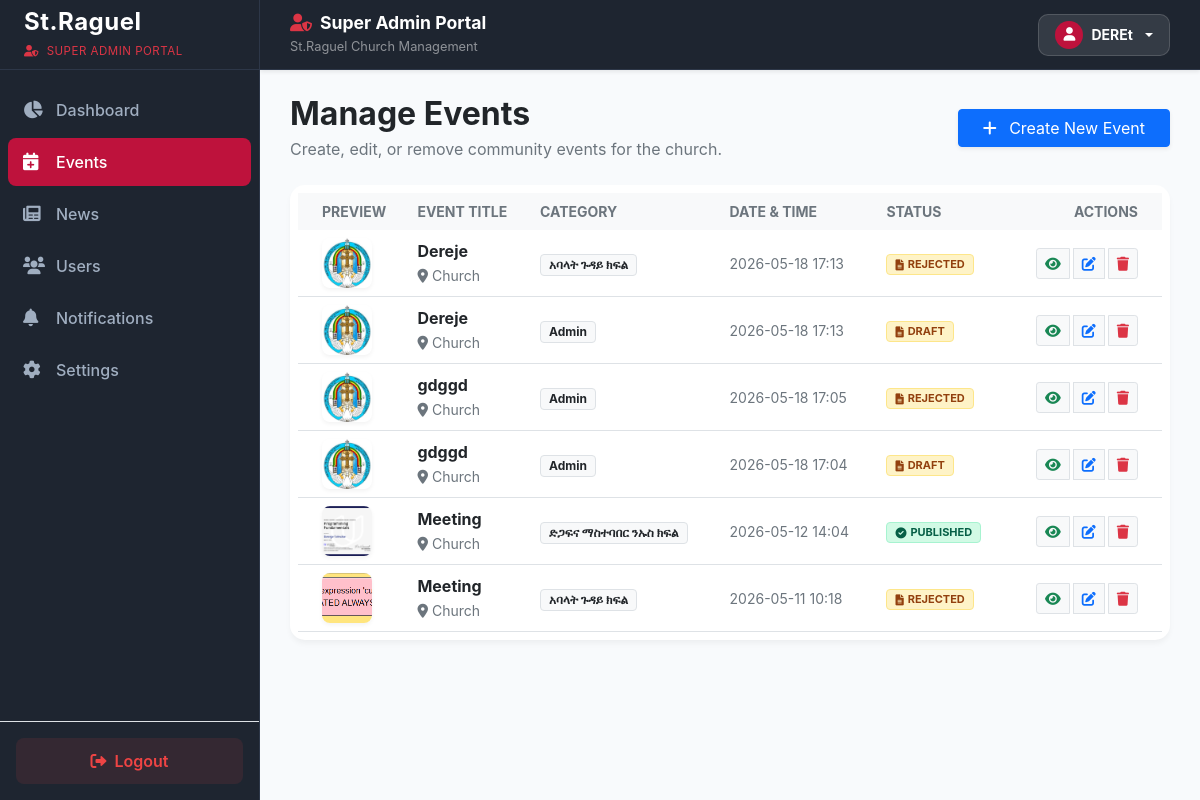
The app's page /Super_Admin/admin-events.php (signed in) with its own data.
### tables this page shows
CREATE TABLE `users` (
  `id` int(11) NOT NULL,
  `first_name` varchar(50) NOT NULL,
  `last_name` varchar(50) NOT NULL,
  `email` varchar(100) NOT NULL,
  `password` varchar(255) NOT NULL,
  `role` enum('Admin','Editor','Super Admin') DEFAULT 'Admin',
  `photo` varchar(255) DEFAULT 'default_avatar.png',
  `status` enum('active','inactive') DEFAULT 'active',
  `last_seen` datetime DEFAULT NULL,
  `created_at` timestamp NOT NULL DEFAULT current_timestamp(),
  `category` varchar(255) NOT NULL DEFAULT 'None'
);

CREATE TABLE `events` (
  `id` int(11) NOT NULL,
  `user_name` varchar(100) NOT NULL,
  `title` varchar(255) NOT NULL,
  `event_date` date NOT NULL,
  `link` varchar(255) DEFAULT NULL,
  `description` text DEFAULT NULL,
  `image` varchar(255) NOT NULL,
  `status` enum('published','draft','rejected') NOT NULL DEFAULT 'draft',
  `created_at` timestamp NOT NULL DEFAULT current_timestamp(),
  `Location` varchar(255) NOT NULL,
  `Time` time NOT NULL,
  `category` varchar(255) NOT NULL
);

### Super_Admin/admin-events.php (the view, shortened to what this page needs)
<?php
include 'include/conn.php';
include 'include/header.php';
$sql = "SELECT * FROM `events` ORDER BY created_at DESC";
$result = mysqli_query($conn, $sql);
?>
<div class="row mb-4">
    <div class="col-12 d-flex justify-content-between align-items-center">
        <div>
            <h2 class="fw-bold text-dark mb-1">Manage Events</h2>
            <p class="text-muted mb-0">Create, edit, or remove community events for the church.</p>
        </div>
        <a href="form.php" class="btn btn-primary px-4 shadow-sm" style="background-color: #0d6efd; border-color: #0d6efd;">
            <i class="fas fa-plus me-2"></i> Create New Event
        </a>
    </div>
</div>
<div class="card card-table-wrapper p-2">
    <div class="table-responsive">
        <table class="table table-hover align-middle mb-0">
            <thead class="bg-light text-muted small text-uppercase">
                <tr>
                    <th class="ps-4 border-0">Preview</th>
                    <th class="border-0">Event Title</th>
                    <th class="border-0">Category</th>
                    <th class="border-0">Date & Time</th>
                    <th class="border-0">Status</th>
                    <th class="text-end pe-4 border-0">Actions</th>
                </tr>
            </thead>
            <tbody>
                <?php
                if ($result && mysqli_num_rows($result) > 0) {
                    while ($row = mysqli_fetch_assoc($result)) {
                        $status = strtolower(trim($row['status'] ?? 'draft'));
                        if ($status === 'published' || $status === 'active') {
                            $status_class = 'badge-published';
                            $status_icon = '<i class="fas fa-check-circle me-1"></i>';
                        } else {
                            $status_class = 'badge-draft';
                            $status_icon = '<i class="fas fa-file-alt me-1"></i>';
                        }
                        $event_date = $row['created_at'] ?? $row['date'] ?? $row['event_date'] ?? '2026-05-14 21:02:00';
                ?>
                <tr>
                    <td class="ps-4">
                        <img src="../uploads/<?php echo htmlspecialchars($row['image'] ?? ''); ?>" class="event-preview-img" onerror="this.src='../Admin/assets/image/logo.png'">
                    </td>
                    <td>
                        <span class="fw-bold text-dark d-block"><?php echo htmlspecialchars($row['title'] ?? ''); ?></span>
                        <small class="text-muted"><i class="fas fa-map-marker-alt me-1"></i><?php echo htmlspecialchars($row['location'] ?? 'Church'); ?></small>
                    </td>
                    <td><span class="badge bg-light text-dark border fw-medium px-2 py-1"><?php echo htmlspecialchars($row['category'] ?? 'General'); ?></span></td>
                    <td class="small text-muted"><?php echo date('Y-m-d H:i', strtotime($event_date)); ?></td>
                    <td>
                        <span class="badge <?php echo $status_class; ?> d-inline-flex align-items-center px-2 py-1 small fw-bold text-uppercase" style="font-size: 11px;">
                            <?php echo $status_icon . ucfirst($status); ?>
                        </span>
                    </td>
                    <td class="text-end pe-4">
                        <div class="btn-group gap-1">
                            <a href="view_events.php?id=<?php echo $row['id']; ?>" class="btn btn-light btn-sm border" title="View"><i class="fas fa-eye text-success"></i></a>
                            <a href="edit_events.php?id=<?php echo $row['id']; ?>" class="btn btn-light btn-sm border" title="Edit"><i class="fas fa-edit text-primary"></i></a>
                            <a href="delete_events.php?id=<?php echo $row['id']; ?>" class="btn btn-light btn-sm border" title="Delete" onclick="return confirm('Are you sure you want to delete this event?');"><i class="fas fa-trash text-danger"></i></a>
                        </div>
                    </td>
                </tr>
                <?php
                    }
                } else {
                    echo '<tr><td colspan="6" class="text-center py-4 text-muted">No events found.</td></tr>';
                }
                ?>
            </tbody>
        </table>
    </div>
</div>
</main>
</body>
</html>

### Super_Admin/include/header.php (shortened to what this page needs)
<?php
include 'include/conn.php';
$sql = "SELECT * FROM `users` WHERE id = ?";
$stmt = $conn->prepare($sql);
$stmt->bind_param("i", $_SESSION['user_id']);
$stmt->execute();
$db_user = $stmt->get_result()->fetch_assoc();
$user_name = $db_user['first_name'] ?? ($_SESSION['user_name'] ?? ($_SESSION['user_email'] ?? 'Super Admin'));
$current_page = basename($_SERVER['PHP_SELF']);
?>
<!doctype html>
<html lang="en">
<head>
    <link href="https://cdn.jsdelivr.net/npm/bootstrap@5.0.2/dist/css/bootstrap.min.css" rel="stylesheet">
    <link rel="stylesheet" href="https://cdnjs.cloudflare.com/ajax/libs/font-awesome/6.0.0/css/all.min.css" />
</head>
<body>
<header class="super-admin-header text-white">
  <div class="d-flex align-items-center">
    <div class="d-none d-md-block">
        <h5 class="fw-bold mb-0 d-flex align-items-center gap-2" style="font-size: 1.1rem;">
          <i class="fas fa-user-shield text-danger"></i> Super Admin Portal
        </h5>
        <small class="text-white-50" style="font-size: 0.8rem;">St.Raguel Church Management</small>
    </div>
  </div>
  <div class="dropdown header-profile-dropdown">
    <button class="btn profile-btn dropdown-toggle d-flex align-items-center gap-2" type="button" data-bs-toggle="dropdown" aria-expanded="false">
      <div class="rounded-circle d-flex align-items-center justify-content-center" style="width: 28px; height: 28px; background-color: #be123c; color: #fff; font-size: 0.85rem;">
          <i class="fas fa-user"></i>
      </div>
      <span class="small fw-bold"><?= htmlspecialchars($user_name) ?></span>
    </button>
  </div>
</header>
<nav id="sidebar" class="d-flex flex-column">
    <div class="p-4 brand-wrapper d-flex justify-content-between align-items-center">
        <div>
            <h4 class="fw-bold text-white mb-0" style="letter-spacing: 0.5px;">St.Raguel</h4>
            <small class="text-danger fw-semibold" style="font-size: 0.72rem; letter-spacing: 0.5px; text-transform: uppercase;">
                <i class="fas fa-user-shield me-1"></i> Super Admin Portal
            </small>
        </div>
    </div>
    <ul class="nav flex-column mb-auto px-2 mt-3" style="list-style: none; padding-left: 0;">
        <li class="nav-item mb-1">
            <a href="admin.php" class="nav-link <?= ($current_page == 'admin.php') ? 'active' : ''; ?>">
                <i class="fas fa-chart-pie me-2"></i> Dashboard
            </a>
        </li>
        <li class="nav-item mb-1">
            <a href="admin-events.php" class="nav-link <?= ($current_page == 'admin-events.php') ? 'active' : ''; ?>">
                <i class="fas fa-calendar-plus me-2"></i> Events
            </a>
        </li>
        <li class="nav-item mb-1">
            <a href="admin-news.php" class="nav-link <?= ($current_page == 'admin-news.php') ? 'active' : ''; ?>">
                <i class="fas fa-newspaper me-2"></i> News
            </a>
        </li>
        <li class="nav-item mb-1">
            <a href="admin-users.php" class="nav-link <?= ($current_page == 'active' && $current_page == 'admin-users.php') ? 'active' : ''; ?>">
                <i class="fas fa-users me-2"></i> Users
            </a>
        </li>
        <li class="nav-item mb-1">
            <a href="admin-notifications.php" class="nav-link <?= ($current_page == 'admin-notifications.php') ? 'active' : ''; ?>">
                <i class="fas fa-bell me-2"></i> Notifications
            </a>
        </li>
        <li class="nav-item mb-1">
            <a href="admin-settings.php" class="nav-link <?= ($current_page == 'admin-settings.php') ? 'active' : ''; ?>">
                <i class="fas fa-cog me-2"></i> Settings
            </a>
        </li>
    </ul>
    <div class="p-3 border-top border-secondary-subtle">
        <a href="../logout.php" class="btn btn-logout w-100 d-flex align-items-center justify-content-center gap-2">
            <i class="fas fa-sign-out-alt"></i> Logout
        </a>
    </div>
</nav>
<main class="super-main-wrapper">

### Super_Admin/include/header.php (style rules this page uses)
:root { --sidebar-width: 260px; --header-height: 70px; --primary-color: #be123c; --bg-dark-slate: #1e2530; --text-main: #1e293b; --bg-light: #f8fafc; }
body { background-color: var(--bg-light); color: var(--text-main); font-family: 'Inter', sans-serif; margin: 0; padding: 0; box-sizing: border-box; }
.super-admin-header { background: var(--bg-dark-slate) !important; padding: 0 30px !important; height: var(--header-height) !important; border-bottom: 1px solid #2d3748 !important; position: fixed !important; top: 0 !important; right: 0 !important; left: var(--sidebar-width) !important; width: calc(100% - var(--sidebar-width)) !important; z-index: 999 !important; box-shadow: 0 2px 4px rgba(0,0,0,0.08) !important; display: flex !important; justify-content: space-between !important; align-items: center !important; }
.super-main-wrapper { margin-left: var(--sidebar-width) !important; padding-top: calc(var(--header-height) + 25px) !important; padding-left: 30px !important; padding-right: 30px !important; padding-bottom: 40px !important; position: relative !important; z-index: 1 !important; min-height: 100vh; }
#sidebar { width: var(--sidebar-width) !important; min-width: var(--sidebar-width) !important; max-width: var(--sidebar-width) !important; background: var(--bg-dark-slate) !important; color: #ffffff !important; height: 100vh !important; position: fixed !important; left: 0 !important; top: 0 !important; z-index: 1000 !important; border-right: 1px solid #2d3748 !important; margin: 0 !important; padding: 0 !important; display: flex; flex-direction: column; }
.brand-wrapper { border-bottom: 1px solid #2d3748; height: var(--header-height); display: flex; align-items: center; padding: 0 20px; }
#sidebar .nav-link { color: #a0aec0; padding: 12px 15px; border-radius: 8px; font-weight: 500; transition: all 0.2s ease; display: flex; align-items: center; text-decoration: none; }
#sidebar .nav-link i { width: 25px; font-size: 1.1rem; }
#sidebar .nav-link:hover, #sidebar .nav-link.active { color: #ffffff !important; background: var(--primary-color) !important; }
.header-profile-dropdown { position: relative !important; }
.profile-btn { background: rgba(255, 255, 255, 0.1) !important; border: 1px solid rgba(255, 255, 255, 0.15) !important; padding: 6px 16px !important; border-radius: 10px !important; color: #ffffff !important; display: flex; align-items: center; gap: 10px; }
.btn-logout { background: rgba(239, 68, 68, 0.1); color: #ef4444; border: 1px solid transparent; padding: 10px; border-radius: 8px; font-weight: 600; text-decoration: none; transition: 0.2s; }

### Super_Admin/admin-events.php (style rules this page uses)
body { background-color: #f8fafc; }
.event-preview-img { width: 50px; height: 50px; object-fit: cover; border-radius: 8px; box-shadow: 0 2px 4px rgba(0,0,0,0.05); }
.badge-published { background-color: #d1fae5; color: #065f46; border: 1px solid #a7f3d0; }
.badge-draft { background-color: #fef3c7; color: #92400e; border: 1px solid #fde68a; }
.card-table-wrapper { background: white; border-radius: 15px; border: none; box-shadow: 0 4px 6px -1px rgba(0, 0, 0, 0.05); margin: 0 !important; }

### records on screen
users: first_name "DEREt"
events: title "Dereje", location "Church", category "አባላት ጉዳይ ክፍል", created_at "2026-05-18 17:13", status "REJECTED"
events: title "Dereje", location "Church", category "Admin", created_at "2026-05-18 17:13", status "DRAFT"
events: title "gdggd", location "Church", category "Admin", created_at "2026-05-18 17:05", status "REJECTED"
events: title "gdggd", location "Church", category "Admin", created_at "2026-05-18 17:04", status "DRAFT"
events: image (picture), title "Meeting", location "Church", category "ድጋፍና ማስተባበር ንኡስ ክፍል", created_at "2026-05-12 14:04", status "PUBLISHED"
events: image (picture), title "Meeting", location "Church", category "አባላት ጉዳይ ክፍል", created_at "2026-05-11 10:18", status "REJECTED"
